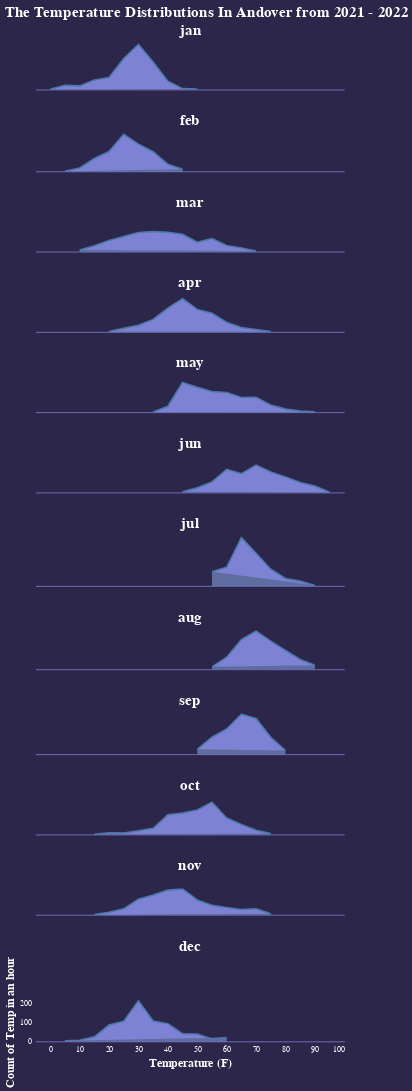

The notebook cell this image was saved under:
### Code cell
main = create_Chart( "jan" ) & create_Chart( "feb" ) & create_Chart( "mar" ) & create_Chart( "apr" ) & create_Chart( "may" ) & create_Chart( "jun" ) & create_Chart( "jul" ) & create_Chart( "aug" ) & create_Chart( "sep" ) & create_Chart( "oct" ) & create_Chart( "nov" ) & create_Chart( "dec" )

alt.renderers.set_embed_options(
    padding={"left": 0, "right": 0, "bottom": 0, "top": 0}
)

main.properties(
    title="The Temperature Distributions In Andover from 2021 - 2022 "
).configure(
    font="DINCondensed-Bold",
    background="#2C264A"
).configure_view(
    strokeWidth=0,
    # fill="#A896EB80"
).configure_title(
    fontSize=20,
    color="#FFFFFF"
)

### Figure 1 — Vega-Lite specification as saved in the notebook (floating-point values rounded to 4 significant figures; data arrays with more than 128 entries replaced by an {"elided": "..."} marker saying what was removed)
{"config": {"view": {"continuousWidth": 400, "continuousHeight": 300, "strokeWidth": 0}, "background": "#2C264A", "font": "DINCondensed-Bold", "title": {"color": "#FFFFFF", "fontSize": 20}}, "vconcat": [{"layer": [{"mark": {"type": "area", "fill": "#91B1F680", "filled": true, "strokeWidth": 5}, "encoding": {"x": {"axis": {"domainColor": "#7D82D4", "grid": false, "labelColor": "#ffffff", "labelFontSize": 0, "labelPadding": 5, "ticks": false, "titleColor": "#ffffff", "titleFontSize": 0, "titlePadding": 5}, "field": "tempRounded", "scale": {"domainMax": 100, "domainMin": -5}, "title": "Temperature (F)", "type": "quantitative"}, "y": {"aggregate": "count", "axis": {"domainColor": "#7D82D400", "grid": false, "labelColor": "#ffffff", "labelFontSize": 0, "labelPadding": 5, "ticks": false, "titleColor": "#ffffff", "titleFontSize": 0, "titlePadding": 5}, "scale": {"domainMax": 200, "domainMin": 0}, "title": "Count of Temp in an hour", "type": "quantitative"}}, "height": 50, "title": "jan"}, {"mark": {"type": "line", "fill": "#7D82D4"}, "encoding": {"x": {"axis": {"domainColor": "#7D82D4", "grid": false, "labelColor": "#ffffff", "labelFontSize": 0, "labelPadding": 5, "ticks": false, "titleColor": "#ffffff", "titleFontSize": 0, "titlePadding": 5}, "field": "tempRounded", "scale": {"domainMax": 100, "domainMin": -5}, "title": "Temperature (F)", "type": "quantitative"}, "y": {"aggregate": "count", "axis": {"domainColor": "#7D82D400", "grid": false, "labelColor": "#ffffff", "labelFontSize": 0, "labelPadding": 5, "ticks": false, "titleColor": "#ffffff", "titleFontSize": 0, "titlePadding": 5}, "scale": {"domainMax": 200, "domainMin": 0}, "title": "Count of Temp in an hour", "type": "quantitative"}}, "height": 50, "title": "jan"}], "data": {"name": "data-fd70490e6c9c6be7abac95adc338e292"}}, {"layer": [{"mark": {"type": "area", "fill": "#91B1F680", "filled": true, "strokeWidth": 5}, "encoding": {"x": {"axis": {"domainColor": "#7D82D4", "grid": false, "labelColor": "#ffffff", "labelFontSize": 0, "labelPadding": 5, "ticks": false, "titleColor": "#ffffff", "titleFontSize": 0, "titlePadding": 5}, "field": "tempRounded", "scale": {"domainMax": 100, "domainMin": -5}, "title": "Temperature (F)", "type": "quantitative"}, "y": {"aggregate": "count", "axis": {"domainColor": "#7D82D400", "grid": false, "labelColor": "#ffffff", "labelFontSize": 0, "labelPadding": 5, "ticks": false, "titleColor": "#ffffff", "titleFontSize": 0, "titlePadding": 5}, "scale": {"domainMax": 200, "domainMin": 0}, "title": "Count of Temp in an hour", "type": "quantitative"}}, "height": 50, "title": "feb"}, {"mark": {"type": "line", "fill": "#7D82D4"}, "encoding": {"x": {"axis": {"domainColor": "#7D82D4", "grid": false, "labelColor": "#ffffff", "labelFontSize": 0, "labelPadding": 5, "ticks": false, "titleColor": "#ffffff", "titleFontSize": 0, "titlePadding": 5}, "field": "tempRounded", "scale": {"domainMax": 100, "domainMin": -5}, "title": "Temperature (F)", "type": "quantitative"}, "y": {"aggregate": "count", "axis": {"domainColor": "#7D82D400", "grid": false, "labelColor": "#ffffff", "labelFontSize": 0, "labelPadding": 5, "ticks": false, "titleColor": "#ffffff", "titleFontSize": 0, "titlePadding": 5}, "scale": {"domainMax": 200, "domainMin": 0}, "title": "Count of Temp in an hour", "type": "quantitative"}}, "height": 50, "title": "feb"}], "data": {"name": "data-a0f41bc7824811796cf737ec6d47d327"}}, {"layer": [{"mark": {"type": "area", "fill": "#91B1F680", "filled": true, "strokeWidth": 5}, "encoding": {"x": {"axis": {"domainColor": "#7D82D4", "grid": false, "labelColor": "#ffffff", "labelFontSize": 0, "labelPadding": 5, "ticks": false, "titleColor": "#ffffff", "titleFontSize": 0, "titlePadding": 5}, "field": "tempRounded", "scale": {"domainMax": 100, "domainMin": -5}, "title": "Temperature (F)", "type": "quantitative"}, "y": {"aggregate": "count", "axis": {"domainColor": "#7D82D400", "grid": false, "labelColor": "#ffffff", "labelFontSize": 0, "labelPadding": 5, "ticks": false, "titleColor": "#ffffff", "titleFontSize": 0, "titlePadding": 5}, "scale": {"domainMax": 200, "domainMin": 0}, "title": "Count of Temp in an hour", "type": "quantitative"}}, "height": 50, "title": "mar"}, {"mark": {"type": "line", "fill": "#7D82D4"}, "encoding": {"x": {"axis": {"domainColor": "#7D82D4", "grid": false, "labelColor": "#ffffff", "labelFontSize": 0, "labelPadding": 5, "ticks": false, "titleColor": "#ffffff", "titleFontSize": 0, "titlePadding": 5}, "field": "tempRounded", "scale": {"domainMax": 100, "domainMin": -5}, "title": "Temperature (F)", "type": "quantitative"}, "y": {"aggregate": "count", "axis": {"domainColor": "#7D82D400", "grid": false, "labelColor": "#ffffff", "labelFontSize": 0, "labelPadding": 5, "ticks": false, "titleColor": "#ffffff", "titleFontSize": 0, "titlePadding": 5}, "scale": {"domainMax": 200, "domainMin": 0}, "title": "Count of Temp in an hour", "type": "quantitative"}}, "height": 50, "title": "mar"}], "data": {"name": "data-e498608cdea971e6f5c43257d38cc4d8"}}, {"layer": [{"mark": {"type": "area", "fill": "#91B1F680", "filled": true, "strokeWidth": 5}, "encoding": {"x": {"axis": {"domainColor": "#7D82D4", "grid": false, "labelColor": "#ffffff", "labelFontSize": 0, "labelPadding": 5, "ticks": false, "titleColor": "#ffffff", "titleFontSize": 0, "titlePadding": 5}, "field": "tempRounded", "scale": {"domainMax": 100, "domainMin": -5}, "title": "Temperature (F)", "type": "quantitative"}, "y": {"aggregate": "count", "axis": {"domainColor": "#7D82D400", "grid": false, "labelColor": "#ffffff", "labelFontSize": 0, "labelPadding": 5, "ticks": false, "titleColor": "#ffffff", "titleFontSize": 0, "titlePadding": 5}, "scale": {"domainMax": 200, "domainMin": 0}, "title": "Count of Temp in an hour", "type": "quantitative"}}, "height": 50, "title": "apr"}, {"mark": {"type": "line", "fill": "#7D82D4"}, "encoding": {"x": {"axis": {"domainColor": "#7D82D4", "grid": false, "labelColor": "#ffffff", "labelFontSize": 0, "labelPadding": 5, "ticks": false, "titleColor": "#ffffff", "titleFontSize": 0, "titlePadding": 5}, "field": "tempRounded", "scale": {"domainMax": 100, "domainMin": -5}, "title": "Temperature (F)", "type": "quantitative"}, "y": {"aggregate": "count", "axis": {"domainColor": "#7D82D400", "grid": false, "labelColor": "#ffffff", "labelFontSize": 0, "labelPadding": 5, "ticks": false, "titleColor": "#ffffff", "titleFontSize": 0, "titlePadding": 5}, "scale": {"domainMax": 200, "domainMin": 0}, "title": "Count of Temp in an hour", "type": "quantitative"}}, "height": 50, "title": "apr"}], "data": {"name": "data-80e9e0b3b67b3e0b78108eaca5be070b"}}, {"layer": [{"mark": {"type": "area", "fill": "#91B1F680", "filled": true, "strokeWidth": 5}, "encoding": {"x": {"axis": {"domainColor": "#7D82D4", "grid": false, "labelColor": "#ffffff", "labelFontSize": 0, "labelPadding": 5, "ticks": false, "titleColor": "#ffffff", "titleFontSize": 0, "titlePadding": 5}, "field": "tempRounded", "scale": {"domainMax": 100, "domainMin": -5}, "title": "Temperature (F)", "type": "quantitative"}, "y": {"aggregate": "count", "axis": {"domainColor": "#7D82D400", "grid": false, "labelColor": "#ffffff", "labelFontSize": 0, "labelPadding": 5, "ticks": false, "titleColor": "#ffffff", "titleFontSize": 0, "titlePadding": 5}, "scale": {"domainMax": 200, "domainMin": 0}, "title": "Count of Temp in an hour", "type": "quantitative"}}, "height": 50, "title": "may"}, {"mark": {"type": "line", "fill": "#7D82D4"}, "encoding": {"x": {"axis": {"domainColor": "#7D82D4", "grid": false, "labelColor": "#ffffff", "labelFontSize": 0, "labelPadding": 5, "ticks": false, "titleColor": "#ffffff", "titleFontSize": 0, "titlePadding": 5}, "field": "tempRounded", "scale": {"domainMax": 100, "domainMin": -5}, "title": "Temperature (F)", "type": "quantitative"}, "y": {"aggregate": "count", "axis": {"domainColor": "#7D82D400", "grid": false, "labelColor": "#ffffff", "labelFontSize": 0, "labelPadding": 5, "ticks": false, "titleColor": "#ffffff", "titleFontSize": 0, "titlePadding": 5}, "scale": {"domainMax": 200, "domainMin": 0}, "title": "Count of Temp in an hour", "type": "quantitative"}}, "height": 50, "title": "may"}], "data": {"name": "data-61568398e5c301dc71c932811c29ffbd"}}, {"layer": [{"mark": {"type": "area", "fill": "#91B1F680", "filled": true, "strokeWidth": 5}, "encoding": {"x": {"axis": {"domainColor": "#7D82D4", "grid": false, "labelColor": "#ffffff", "labelFontSize": 0, "labelPadding": 5, "ticks": false, "titleColor": "#ffffff", "titleFontSize": 0, "titlePadding": 5}, "field": "tempRounded", "scale": {"domainMax": 100, "domainMin": -5}, "title": "Temperature (F)", "type": "quantitative"}, "y": {"aggregate": "count", "axis": {"domainColor": "#7D82D400", "grid": false, "labelColor": "#ffffff", "labelFontSize": 0, "labelPadding": 5, "ticks": false, "titleColor": "#ffffff", "titleFontSize": 0, "titlePadding": 5}, "scale": {"domainMax": 200, "domainMin": 0}, "title": "Count of Temp in an hour", "type": "quantitative"}}, "height": 50, "title": "jun"}, {"mark": {"type": "line", "fill": "#7D82D4"}, "encoding": {"x": {"axis": {"domainColor": "#7D82D4", "grid": false, "labelColor": "#ffffff", "labelFontSize": 0, "labelPadding": 5, "ticks": false, "titleColor": "#ffffff", "titleFontSize": 0, "titlePadding": 5}, "field": "tempRounded", "scale": {"domainMax": 100, "domainMin": -5}, "title": "Temperature (F)", "type": "quantitative"}, "y": {"aggregate": "count", "axis": {"domainColor": "#7D82D400", "grid": false, "labelColor": "#ffffff", "labelFontSize": 0, "labelPadding": 5, "ticks": false, "titleColor": "#ffffff", "titleFontSize": 0, "titlePadding": 5}, "scale": {"domainMax": 200, "domainMin": 0}, "title": "Count of Temp in an hour", "type": "quantitative"}}, "height": 50, "title": "jun"}], "data": {"name": "data-e61f35aa0ef15f6a563bc735b3edda58"}}, {"layer": [{"mark": {"type": "area", "fill": "#91B1F680", "filled": true, "strokeWidth": 5}, "encoding": {"x": {"axis": {"domainColor": "#7D82D4", "grid": false, "labelColor": "#ffffff", "labelFontSize": 0, "labelPadding": 5, "ticks": false, "titleColor": "#ffffff", "titleFontSize": 0, "titlePadding": 5}, "field": "tempRounded", "scale": {"domainMax": 100, "domainMin": -5}, "title": "Temperature (F)", "type": "quantitative"}, "y": {"aggregate": "count", "axis": {"domainColor": "#7D82D400", "grid": false, "labelColor": "#ffffff", "labelFontSize": 0, "labelPadding": 5, "ticks": false, "titleColor": "#ffffff", "titleFontSize": 0, "titlePadding": 5}, "scale": {"domainMax": 200, "domainMin": 0}, "title": "Count of Temp in an hour", "type": "quantitative"}}, "height": 50, "title": "jul"}, {"mark": {"type": "line", "fill": "#7D82D4"}, "encoding": {"x": {"axis": {"domainColor": "#7D82D4", "grid": false, "labelColor": "#ffffff", "labelFontSize": 0, "labelPadding": 5, "ticks": false, "titleColor": "#ffffff", "titleFontSize": 0, "titlePadding": 5}, "field": "tempRounded", "scale": {"domainMax": 100, "domainMin": -5}, "title": "Temperature (F)", "type": "quantitative"}, "y": {"aggregate": "count", "axis": {"domainColor": "#7D82D400", "grid": false, "labelColor": "#ffffff", "labelFontSize": 0, "labelPadding": 5, "ticks": false, "titleColor": "#ffffff", "titleFontSize": 0, "titlePadding": 5}, "scale": {"domainMax": 200, "domainMin": 0}, "title": "Count of Temp in an hour", "type": "quantitative"}}, "height": 50, "title": "jul"}], "data": {"name": "data-40472914adb7d915916df181275998ea"}}, {"layer": [{"mark": {"type": "area", "fill": "#91B1F680", "filled": true, "strokeWidth": 5}, "encoding": {"x": {"axis": {"domainColor": "#7D82D4", "grid": false, "labelColor": "#ffffff", "labelFontSize": 0, "labelPadding": 5, "ticks": false, "titleColor": "#ffffff", "titleFontSize": 0, "titlePadding": 5}, "field": "tempRounded", "scale": {"domainMax": 100, "domainMin": -5}, "title": "Temperature (F)", "type": "quantitative"}, "y": {"aggregate": "count", "axis": {"domainColor": "#7D82D400", "grid": false, "labelColor": "#ffffff", "labelFontSize": 0, "labelPadding": 5, "ticks": false, "titleColor": "#ffffff", "titleFontSize": 0, "titlePadding": 5}, "scale": {"domainMax": 200, "domainMin": 0}, "title": "Count of Temp in an hour", "type": "quantitative"}}, "height": 50, "title": "aug"}, {"mark": {"type": "line", "fill": "#7D82D4"}, "encoding": {"x": {"axis": {"domainColor": "#7D82D4", "grid": false, "labelColor": "#ffffff", "labelFontSize": 0, "labelPadding": 5, "ticks": false, "titleColor": "#ffffff", "titleFontSize": 0, "titlePadding": 5}, "field": "tempRounded", "scale": {"domainMax": 100, "domainMin": -5}, "title": "Temperature (F)", "type": "quantitative"}, "y": {"aggregate": "count", "axis": {"domainColor": "#7D82D400", "grid": false, "labelColor": "#ffffff", "labelFontSize": 0, "labelPadding": 5, "ticks": false, "titleColor": "#ffffff", "titleFontSize": 0, "titlePadding": 5}, "scale": {"domainMax": 200, "domainMin": 0}, "title": "Count of Temp in an hour", "type": "quantitative"}}, "height": 50, "title": "aug"}], "data": {"name": "data-1af0ca7753284bec6e650fd45f5cbc86"}}, {"layer": [{"mark": {"type": "area", "fill": "#91B1F680", "filled": true, "strokeWidth": 5}, "encoding": {"x": {"axis": {"domainColor": "#7D82D4", "grid": false, "labelColor": "#ffffff", "labelFontSize": 0, "labelPadding": 5, "ticks": false, "titleColor": "#ffffff", "titleFontSize": 0, "titlePadding": 5}, "field": "tempRounded", "scale": {"domainMax": 100, "domainMin": -5}, "title": "Temperature (F)", "type": "quantitative"}, "y": {"aggregate": "count", "axis": {"domainColor": "#7D82D400", "grid": false, "labelColor": "#ffffff", "labelFontSize": 0, "labelPadding": 5, "ticks": false, "titleColor": "#ffffff", "titleFontSize": 0, "titlePadding": 5}, "scale": {"domainMax": 200, "domainMin": 0}, "title": "Count of Temp in an hour", "type": "quantitative"}}, "height": 50, "title": "sep"}, {"mark": {"type": "line", "fill": "#7D82D4"}, "encoding": {"x": {"axis": {"domainColor": "#7D82D4", "grid": false, "labelColor": "#ffffff", "labelFontSize": 0, "labelPadding": 5, "ticks": false, "titleColor": "#ffffff", "titleFontSize": 0, "titlePadding": 5}, "field": "tempRounded", "scale": {"domainMax": 100, "domainMin": -5}, "title": "Temperature (F)", "type": "quantitative"}, "y": {"aggregate": "count", "axis": {"domainColor": "#7D82D400", "grid": false, "labelColor": "#ffffff", "labelFontSize": 0, "labelPadding": 5, "ticks": false, "titleColor": "#ffffff", "titleFontSize": 0, "titlePadding": 5}, "scale": {"domainMax": 200, "domainMin": 0}, "title": "Count of Temp in an hour", "type": "quantitative"}}, "height": 50, "title": "sep"}], "data": {"name": "data-571782919805c5c1a07a6723560bd3cb"}}, {"layer": [{"mark": {"type": "area", "fill": "#91B1F680", "filled": true, "strokeWidth": 5}, "encoding": {"x": {"axis": {"domainColor": "#7D82D4", "grid": false, "labelColor": "#ffffff", "labelFontSize": 0, "labelPadding": 5, "ticks": false, "titleColor": "#ffffff", "titleFontSize": 0, "titlePadding": 5}, "field": "tempRounded", "scale": {"domainMax": 100, "domainMin": -5}, "title": "Temperature (F)", "type": "quantitative"}, "y": {"aggregate": "count", "axis": {"domainColor": "#7D82D400", "grid": false, "labelColor": "#ffffff", "labelFontSize": 0, "labelPadding": 5, "ticks": false, "titleColor": "#ffffff", "titleFontSize": 0, "titlePadding": 5}, "scale": {"domainMax": 200, "domainMin": 0}, "title": "Count of Temp in an hour", "type": "quantitative"}}, "height": 50, "title": "oct"}, {"mark": {"type": "line", "fill": "#7D82D4"}, "encoding": {"x": {"axis": {"domainColor": "#7D82D4", "grid": false, "labelColor": "#ffffff", "labelFontSize": 0, "labelPadding": 5, "ticks": false, "titleColor": "#ffffff", "titleFontSize": 0, "titlePadding": 5}, "field": "tempRounded", "scale": {"domainMax": 100, "domainMin": -5}, "title": "Temperature (F)", "type": "quantitative"}, "y": {"aggregate": "count", "axis": {"domainColor": "#7D82D400", "grid": false, "labelColor": "#ffffff", "labelFontSize": 0, "labelPadding": 5, "ticks": false, "titleColor": "#ffffff", "titleFontSize": 0, "titlePadding": 5}, "scale": {"domainMax": 200, "domainMin": 0}, "title": "Count of Temp in an hour", "type": "quantitative"}}, "height": 50, "title": "oct"}], "data": {"name": "data-082629a53ab9c06d622d8b6060dca677"}}, {"layer": [{"mark": {"type": "area", "fill": "#91B1F680", "filled": true, "strokeWidth": 5}, "encoding": {"x": {"axis": {"domainColor": "#7D82D4", "grid": false, "labelColor": "#ffffff", "labelFontSize": 0, "labelPadding": 5, "ticks": false, "titleColor": "#ffffff", "titleFontSize": 0, "titlePadding": 5}, "field": "tempRounded", "scale": {"domainMax": 100, "domainMin": -5}, "title": "Temperature (F)", "type": "quantitative"}, "y": {"aggregate": "count", "axis": {"domainColor": "#7D82D400", "grid": false, "labelColor": "#ffffff", "labelFontSize": 0, "labelPadding": 5, "ticks": false, "titleColor": "#ffffff", "titleFontSize": 0, "titlePadding": 5}, "scale": {"domainMax": 200, "domainMin": 0}, "title": "Count of Temp in an hour", "type": "quantitative"}}, "height": 50, "title": "nov"}, {"mark": {"type": "line", "fill": "#7D82D4"}, "encoding": {"x": {"axis": {"domainColor": "#7D82D4", "grid": false, "labelColor": "#ffffff", "labelFontSize": 0, "labelPadding": 5, "ticks": false, "titleColor": "#ffffff", "titleFontSize": 0, "titlePadding": 5}, "field": "tempRounded", "scale": {"domainMax": 100, "domainMin": -5}, "title": "Temperature (F)", "type": "quantitative"}, "y": {"aggregate": "count", "axis": {"domainColor": "#7D82D400", "grid": false, "labelColor": "#ffffff", "labelFontSize": 0, "labelPadding": 5, "ticks": false, "titleColor": "#ffffff", "titleFontSize": 0, "titlePadding": 5}, "scale": {"domainMax": 200, "domainMin": 0}, "title": "Count of Temp in an hour", "type": "quantitative"}}, "height": 50, "title": "nov"}], "data": {"name": "data-930d06b783b1be79f36151eea53a4f90"}}, {"layer": [{"mark": {"type": "area", "fill": "#91B1F680", "filled": true, "strokeWidth": 5}, "encoding": {"x": {"axis": {"domainColor": "#7D82D4", "grid": false, "labelColor": "#ffffff", "labelFontSize": 10, "labelPadding": 5, "ticks": false, "titleColor": "#ffffff", "titleFontSize": 15, "titlePadding": 5}, "field": "tempRounded", "scale": {"domainMax": 100, "domainMin": -5}, "title": "Temperature (F)", "type": "quantitative"}, "y": {"aggregate": "count", "axis": {"domainColor": "#7D82D400", "grid": false, "labelColor": "#ffffff", "labelFontSize": 10, "labelPadding": 5, "ticks": false, "titleColor": "#ffffff", "titleFontSize": 15, "titlePadding": 5}, "scale": {"domainMax": 200, "domainMin": 0}, "title": "Count of Temp in an hour", "type": "quantitative"}}, "height": 50, "title": "dec"}, {"mark": {"type": "line", "fill": "#7D82D4"}, "encoding": {"x": {"axis": {"domainColor": "#7D82D4", "grid": false, "labelColor": "#ffffff", "labelFontSize": 10, "labelPadding": 5, "ticks": false, "titleColor": "#ffffff", "titleFontSize": 15, "titlePadding": 5}, "field": "tempRounded", "scale": {"domainMax": 100, "domainMin": -5}, "title": "Temperature (F)", "type": "quantitative"}, "y": {"aggregate": "count", "axis": {"domainColor": "#7D82D400", "grid": false, "labelColor": "#ffffff", "labelFontSize": 10, "labelPadding": 5, "ticks": false, "titleColor": "#ffffff", "titleFontSize": 15, "titlePadding": 5}, "scale": {"domainMax": 200, "domainMin": 0}, "title": "Count of Temp in an hour", "type": "quantitative"}}, "height": 50, "title": "dec"}], "data": {"name": "data-ccc10aa0fd16857aac771a6f39a89a12"}}], "title": "The Temperature Distributions In Andover from 2021 - 2022 ", "$schema": "https://vega.github.io/schema/vega-lite/v4.17.0.json", "datasets": {"data-fd70490e6c9c6be7abac95adc338e292": {"elided": "744 records"}, "data-a0f41bc7824811796cf737ec6d47d327": {"elided": "672 records"}, "data-e498608cdea971e6f5c43257d38cc4d8": {"elided": "743 records"}, "data-80e9e0b3b67b3e0b78108eaca5be070b": {"elided": "720 records"}, "data-61568398e5c301dc71c932811c29ffbd": {"elided": "744 records"}, "data-e61f35aa0ef15f6a563bc735b3edda58": {"elided": "720 records"}, "data-40472914adb7d915916df181275998ea": {"elided": "744 records"}, "data-1af0ca7753284bec6e650fd45f5cbc86": {"elided": "744 records"}, "data-571782919805c5c1a07a6723560bd3cb": {"elided": "744 records"}, "data-082629a53ab9c06d622d8b6060dca677": {"elided": "744 records"}, "data-930d06b783b1be79f36151eea53a4f90": {"elided": "721 records"}, "data-ccc10aa0fd16857aac771a6f39a89a12": {"elided": "744 records"}}}
